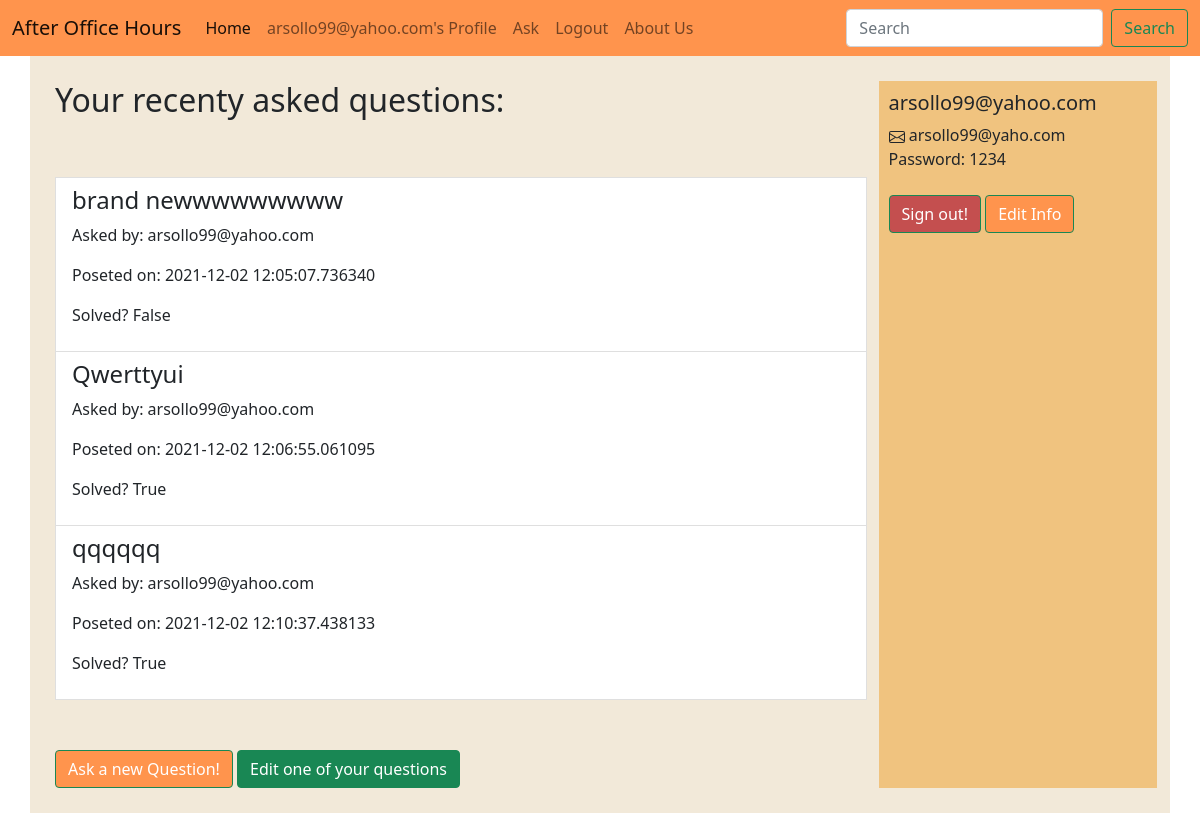
Page /profile (signed in) on the committed database.
### Question.py (models this page shows)
class User(UserMixin, db.Model):
    id = db.Column(db.Integer, primary_key=True)
    username = db.Column(db.String(20), unique=True, nullable=False)
    email = db.Column(db.String(120), unique=True, nullable=False)
    password = db.Column(db.String(60), nullable=False)
    questions = db.relationship('Question', backref='author', lazy=True)

class Question(db.Model):
    id = db.Column(db.Integer, primary_key=True)
    q_text = db.Column(db.Text)
    asked_by_id = db.Column(db.Integer, db.ForeignKey('user.id'))
    post_time = db.Column(db.DateTime)
    solved = db.Column(db.Boolean)
    answers = db.relationship('Answer', backref='question', lazy = True)

### Question.py (the view)
@app.route("/profile")
@login_required
def profile():
        user = current_user
        email = user.email
        user_name = user.username
        user_id = user.id
        user_password = user.password
        questions = Question.query.filter_by(asked_by_id = user_id)
        context = {
            'questions' : questions,
            'email' : email,
            'user_name' : user_name,
            'user_password' : user_password
            }
        return render_template("profile.html", **context)

### Question.py (called while the page is built)
@login_manager.user_loader
def load_user(user_id):
    print(user_id)
    return User.query.get(int(user_id))

### Templates/profile.html (shortened to what this page needs)
{% extends 'home.html' %}
{% block content %}
	<div class="container" id="user_header">
		<div class="row">
			<div class="col-9" id="user_questions">
				<h2>Your recenty asked questions:</h2>
				<div id="user_asked_questions">
					{% if questions != None %}
						{% for question in questions %}
						<a href="{{url_for('question', question_id = question.id)}}" class="list-group-item">
							<h4 class="list-group-item-heading">{{ question.q_text }}</h4>
							<p class="list-group-item-text">Asked by: {{ user_name }}</p>
							<p class="list-group-item-text">Poseted on: {{ question.post_time }}</p>
							<p class="list-group-item-text">Solved? {{ question.solved }}</p>
						</a>
						{% endfor %}
						{% else %}
                 		   <h2>It looks like you haven't asked any questions yet!</h2>
                    {% endif %}
				</div>
				<button type="button" class="btn btn-success" id="user_ask_new_question_btn" onclick="window.location.href='{{ url_for( 'ask') }}';">Ask a new Question!</button>
				<button type="button" class="btn btn-success" id="user_edit_asked_question_btn" onclick="window.location.href='{{ url_for( 'go_to_edit_questions') }}';">Edit one of your questions</button>
			</div>
			<div class="col-3" id="user_info">
				<h5>{{user_name}}</h3>
				<div class="user_email">
					<label>{{email}}</label>
				</div>
				<div class="user_password">
					<label>Password: {{user_password}}</label>
				</div>
				<br>
				<button type="button" class="btn btn-success" id="user_sign_out_btn" onclick="window.location.href='{{ url_for( 'logout') }}';">Sign out!</button>
				<button type="button" class="btn btn-success" id="user_edit_profile_btn" onclick="window.location.href='{{ url_for( 'edit_user_profile') }}';">Edit Info</button>
			</div>
		</div>
	</div>
	{% endblock %}

### Templates/home.html (shortened to what this page needs)
<!DOCTYPE html>
<html>
<head>
	<link href="https://cdn.jsdelivr.net/npm/bootstrap@5.1.3/dist/css/bootstrap.min.css" rel="stylesheet">
	<link rel="stylesheet" href="{{ url_for('static', filename = 'website_style.css')}}">
</head>
<body>
    <nav class="navbar navbar-expand-lg navbar-light ">
      <div class="container-fluid">
        <a class="navbar-brand" href="/">After Office Hours</a>
        <div class="collapse navbar-collapse" id="navbarScroll">
          <ul class="navbar-nav me-auto my-2 my-lg-0 navbar-nav-scroll" style="--bs-scroll-height: 100px;">
            <li class="nav-item">
              <a class="nav-link active" aria-current="page" href="{{ url_for('home') }}">Home</a>
            </li>
            {% if current_user.is_authenticated %}
            <li class="nav-item">
              <a class="nav-link" href="{{ url_for('profile') }}">{{current_user.username}}'s Profile</a>
            </li>
            <li class="nav-item">
              <a class="nav-link" href="{{ url_for('ask') }} ">Ask</a>
            </li>
            <li class="nav-item">
              <a class="nav-link" href="{{ url_for('logout') }}">Logout</a>
            </li>
            {%endif%}
              <a class="nav-link" href="{{ url_for('about') }} ">About Us</a>
          </ul>
          <form class="d-flex">
            <input class="form-control me-2" type="search" placeholder="Search" aria-label="Search">
            <button class="btn btn-outline-success" type="submit">Search</button>
          </form>
        </div>
      </div>
    </nav>
    {% block content %}{% endblock content %}
  </body>
</html>

### static/website_style.css (style rules this page uses)
* { margin: 0; padding: 0; }
.navbar-light { background-color: rgb(255, 148, 77); }
#user_header { background-color: rgb(242, 233, 217); padding: 25px 25px 25px 25px; }
#user_info { background-color: rgb(240, 195, 127); padding: 10px 10px 10px 10px; }
#user_asked_questions { padding-top: 50px; padding-bottom: 50px; }
#user_sign_out_btn { background-color: rgb(196, 79, 79); }
#user_edit_profile_btn { background-color: rgb(255, 148, 77); }
#user_ask_new_question_btn { background-color: rgb(255, 148, 77); }

### rows in the picture
User: username "arsollo99@yahoo.com", email "arsollo99@yaho.com", password "1234"
Question: q_text "brand newwwwwwwww", post_time "2021-12-02 12:05:07.736340", solved "False"
Question: q_text "Qwerttyui", post_time "2021-12-02 12:06:55.061095", solved "True"
Question: q_text "qqqqqq", post_time "2021-12-02 12:10:37.438133", solved "True"
